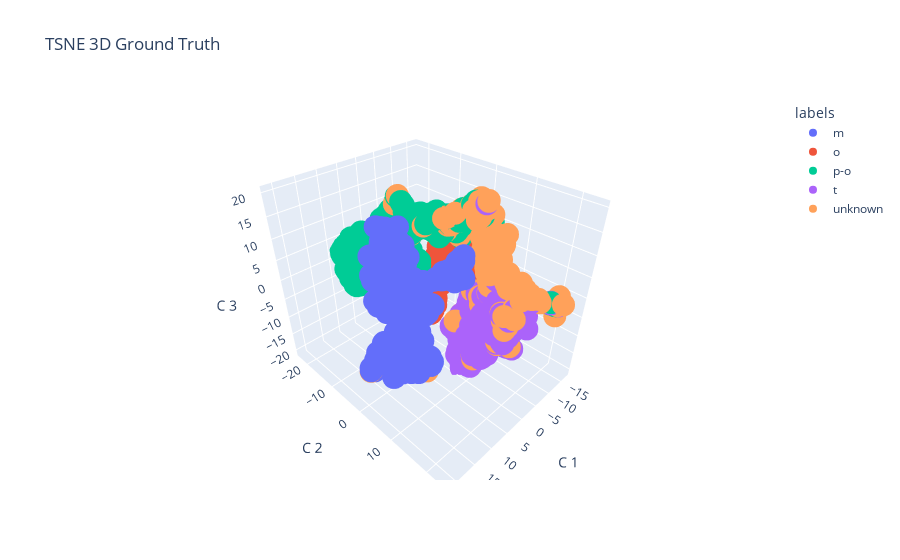

The notebook cell this image was saved under:
### Code cell
plot3d(dftsne_kmeans3, 'TSNE 3D Ground Truth', 'labels')

### Figure 1 — Plotly figure (JSON) as saved in the notebook; plotly's stock layout.template omitted (floating-point values rounded to 4 significant figures; data arrays with more than 128 entries replaced by an {"elided": "..."} marker saying what was removed)
{"data": [{"hovertemplate": "labels=m<br>C 1=%{x}<br>C 2=%{y}<br>C 3=%{z}<extra></extra>", "legendgroup": "m", "marker": {"color": "#636efa", "symbol": "circle"}, "mode": "markers", "name": "m", "scene": "scene", "showlegend": true, "type": "scatter3d", "x": {"elided": "459 float values"}, "y": {"elided": "459 float values"}, "z": {"elided": "459 float values"}}, {"hovertemplate": "labels=o<br>C 1=%{x}<br>C 2=%{y}<br>C 3=%{z}<extra></extra>", "legendgroup": "o", "marker": {"color": "#EF553B", "symbol": "circle"}, "mode": "markers", "name": "o", "scene": "scene", "showlegend": true, "type": "scatter3d", "x": {"elided": "345 float values"}, "y": {"elided": "345 float values"}, "z": {"elided": "345 float values"}}, {"hovertemplate": "labels=p-o<br>C 1=%{x}<br>C 2=%{y}<br>C 3=%{z}<extra></extra>", "legendgroup": "p-o", "marker": {"color": "#00cc96", "symbol": "circle"}, "mode": "markers", "name": "p-o", "scene": "scene", "showlegend": true, "type": "scatter3d", "x": {"elided": "374 float values"}, "y": {"elided": "374 float values"}, "z": {"elided": "374 float values"}}, {"hovertemplate": "labels=t<br>C 1=%{x}<br>C 2=%{y}<br>C 3=%{z}<extra></extra>", "legendgroup": "t", "marker": {"color": "#ab63fa", "symbol": "circle"}, "mode": "markers", "name": "t", "scene": "scene", "showlegend": true, "type": "scatter3d", "x": {"elided": "281 float values"}, "y": {"elided": "281 float values"}, "z": {"elided": "281 float values"}}, {"hovertemplate": "labels=unknown<br>C 1=%{x}<br>C 2=%{y}<br>C 3=%{z}<extra></extra>", "legendgroup": "unknown", "marker": {"color": "#FFA15A", "symbol": "circle"}, "mode": "markers", "name": "unknown", "scene": "scene", "showlegend": true, "type": "scatter3d", "x": {"elided": "266 float values"}, "y": {"elided": "266 float values"}, "z": {"elided": "266 float values"}}], "layout": {"legend": {"title": {"text": "labels"}, "tracegroupgap": 0}, "scene": {"domain": {"x": [0, 1], "y": [0, 1]}, "xaxis": {"title": {"text": "C 1"}}, "yaxis": {"title": {"text": "C 2"}}, "zaxis": {"title": {"text": "C 3"}}}, "title": {"text": "TSNE 3D Ground Truth"}}}
